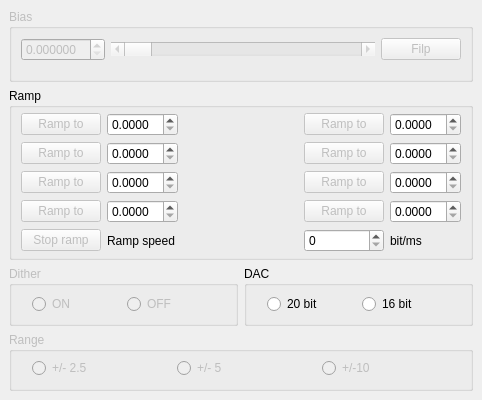
  <widget class="QDockWidget" name="Bias">
   <property name="enabled">
    <bool>true</bool>
   </property>
   <property name="sizePolicy">
    <sizepolicy hsizetype="Minimum" vsizetype="Ignored">
     <horstretch>0</horstretch>
     <verstretch>0</verstretch>
    </sizepolicy>
   </property>
   <property name="minimumSize">
    <size>
     <width>356</width>
     <height>400</height>
    </size>
   </property>
   <property name="contextMenuPolicy">
    <enum>Qt::ActionsContextMenu</enum>
   </property>
   <property name="acceptDrops">
    <bool>true</bool>
   </property>
   <property name="floating">
    <bool>true</bool>
   </property>
   <property name="features">
    <set>QDockWidget::AllDockWidgetFeatures</set>
   </property>
   <property name="windowTitle">
    <string>Bias</string>
   </property>
   <attribute name="dockWidgetArea">
    <number>1</number>
   </attribute>
   <widget class="QWidget" name="dockWidgetContents">
    <layout class="QGridLayout" name="gridLayout_8">
     <item row="2" column="0">
      <widget class="QGroupBox" name="groupBox_Ramp_Bias">
       <property name="enabled">
        <bool>true</bool>
       </property>
       <property name="title">
        <string>Ramp</string>
       </property>
       <layout class="QGridLayout" name="gridLayout">
        <property name="topMargin">
         <number>5</number>
        </property>
        <property name="bottomMargin">
         <number>5</number>
        </property>
        <item row="3" column="5">
         <widget class="QPushButton" name="pushButton_Rampto7_BiasRamp">
          <property name="enabled">
           <bool>false</bool>
          </property>
          <property name="text">
           <string>Ramp to</string>
          </property>
         </widget>
        </item>
        <item row="4" column="1">
         <widget class="QDoubleSpinBox" name="spinBox_Input4_BiasRamp">
          <property name="enabled">
           <bool>true</bool>
          </property>
          <property name="decimals">
           <number>4</number>
          </property>
         </widget>
        </item>
        <item row="0" column="0">
         <spacer name="horizontalSpacer">
          <property name="orientation">
           <enum>Qt::Horizontal</enum>
          </property>
          <property name="sizeHint" stdset="0">
           <size>
            <width>40</width>
            <height>0</height>
           </size>
          </property>
         </spacer>
        </item>
        <item row="4" column="0">
         <widget class="QPushButton" name="pushButton_Rampto4_BiasRamp">
          <property name="enabled">
           <bool>false</bool>
          </property>
          <property name="text">
           <string>Ramp to</string>
          </property>
         </widget>
        </item>
        <item row="3" column="6">
         <widget class="QDoubleSpinBox" name="spinBox_Input7_BiasRamp">
          <property name="decimals">
           <number>4</number>
          </property>
         </widget>
        </item>
        <item row="2" column="0">
         <widget class="QPushButton" name="pushButton_Rampto2_BiasRamp">
          <property name="enabled">
           <bool>false</bool>
          </property>
          <property name="text">
           <string>Ramp to</string>
          </property>
         </widget>
        </item>
        <item row="3" column="1">
         <widget class="QDoubleSpinBox" name="spinBox_Input3_BiasRamp">
          <property name="enabled">
           <bool>true</bool>
          </property>
          <property name="decimals">
           <number>4</number>
          </property>
         </widget>
        </item>
        <item row="0" column="1">
         <spacer name="horizontalSpacer_13">
          <property name="orientation">
           <enum>Qt::Horizontal</enum>
          </property>
          <property name="sizeHint" stdset="0">
           <size>
            <width>40</width>
            <height>0</height>
           </size>
          </property>
         </spacer>
        </item>
        <item row="0" column="2">
         <spacer name="horizontalSpacer_39">
          <property name="orientation">
           <enum>Qt::Horizontal</enum>
          </property>
          <property name="sizeHint" stdset="0">
           <size>
            <width>40</width>
            <height>0</height>
           </size>
          </property>
         </spacer>
        </item>
        <item row="1" column="0">
         <widget class="QPushButton" name="pushButton_Rampto1_BiasRamp">
          <property name="enabled">
           <bool>false</bool>
          </property>
          <property name="text">
           <string>Ramp to</string>
          </property>
         </widget>
        </item>
        <item row="4" column="5">
         <widget class="QPushButton" name="pushButton_Rampto8_BiasRamp">
          <property name="enabled">
           <bool>false</bool>
          </property>
          <property name="text">
           <string>Ramp to</string>
          </property>
         </widget>
        </item>
        <item row="0" column="6">
         <spacer name="horizontalSpacer_38">
          <property name="orientation">
           <enum>Qt::Horizontal</enum>
          </property>
          <property name="sizeHint" stdset="0">
           <size>
            <width>40</width>
            <height>0</height>
           </size>
          </property>
         </spacer>
        </item>
        <item row="5" column="6">
         <widget class="QLabel" name="label_24">
          <property name="text">
           <string>bit/ms</string>
          </property>
         </widget>
        </item>
        <item row="4" column="6">
         <widget class="QDoubleSpinBox" name="spinBox_Input8_BiasRamp">
          <property name="decimals">
           <number>4</number>
          </property>
         </widget>
        </item>
        <item row="5" column="5">
         <widget class="QSpinBox" name="spinBox_SpeedInput_BiasRamp"/>
        </item>
        <item row="2" column="5">
         <widget class="QPushButton" name="pushButton_Rampto6_BiasRamp">
          <property name="enabled">
           <bool>false</bool>
          </property>
          <property name="text">
           <string>Ramp to</string>
          </property>
         </widget>
        </item>
        <item row="2" column="1">
         <widget class="QDoubleSpinBox" name="spinBox_Input2_BiasRamp">
          <property name="enabled">
           <bool>true</bool>
          </property>
          <property name="decimals">
           <number>4</number>
          </property>
         </widget>
        </item>
        <item row="5" column="0">
         <widget class="QPushButton" name="pushButton_StopRamp_BiasRamp">
          <property name="enabled">
           <bool>false</bool>
          </property>
          <property name="text">
           <string>Stop ramp</string>
          </property>
         </widget>
        </item>
        <item row="1" column="6">
         <widget class="QDoubleSpinBox" name="spinBox_Input5_BiasRamp">
          <property name="decimals">
           <number>4</number>
          </property>
         </widget>
        </item>
        <item row="0" column="3">
         <spacer name="horizontalSpacer_40">
          <property name="orientation">
           <enum>Qt::Horizontal</enum>
          </property>
          <property name="sizeHint" stdset="0">
           <size>
            <width>40</width>
            <height>0</height>
           </size>
          </property>
         </spacer>
        </item>
        <item row="2" column="6">
         <widget class="QDoubleSpinBox" name="spinBox_Input6_BiasRamp">
          <property name="decimals">
           <number>4</number>
          </property>
         </widget>
        </item>
        <item row="1" column="1">
         <widget class="QDoubleSpinBox" name="spinBox_Input1_BiasRamp">
          <property name="enabled">
           <bool>true</bool>
          </property>
          <property name="decimals">
           <number>4</number>
          </property>
         </widget>
        </item>
        <item row="1" column="5">
         <widget class="QPushButton" name="pushButton_Rampto5_BiasRamp">
          <property name="enabled">
           <bool>false</bool>
          </property>
          <property name="text">
           <string>Ramp to</string>
          </property>
         </widget>
        </item>
        <item row="3" column="0">
         <widget class="QPushButton" name="pushButton_Rampto3_BiasRamp">
          <property name="enabled">
           <bool>false</bool>
          </property>
          <property name="text">
           <string>Ramp to</string>
          </property>
         </widget>
        </item>
        <item row="0" column="5">
         <spacer name="horizontalSpacer_37">
          <property name="orientation">
           <enum>Qt::Horizontal</enum>
          </property>
          <property name="sizeHint" stdset="0">
           <size>
            <width>40</width>
            <height>0</height>
           </size>
          </property>
         </spacer>
        </item>
        <item row="0" column="4">
         <spacer name="horizontalSpacer_41">
          <property name="orientation">
           <enum>Qt::Horizontal</enum>
          </property>
          <property name="sizeHint" stdset="0">
           <size>
            <width>40</width>
            <height>0</height>
           </size>
          </property>
         </spacer>
        </item>
        <item row="5" column="1">
         <widget class="QLabel" name="label_12">
          <property name="text">
           <string>Ramp speed</string>
          </property>
         </widget>
        </item>
       </layout>
      </widget>
     </item>
     <item row="3" column="0">
      <widget class="QWidget" name="widget_2" native="true">
       <layout class="QHBoxLayout" name="horizontalLayout">
        <property name="leftMargin">
         <number>0</number>
        </property>
        <property name="topMargin">
         <number>0</number>
        </property>
        <property name="rightMargin">
         <number>0</number>
        </property>
        <property name="bottomMargin">
         <number>0</number>
        </property>
        <item>
         <widget class="QGroupBox" name="groupBox_Dither_Bias">
          <property name="enabled">
           <bool>false</bool>
          </property>
          <property name="title">
           <string>Dither</string>
          </property>
          <layout class="QGridLayout" name="gridLayout_12">
           <property name="leftMargin">
            <number>20</number>
           </property>
           <property name="topMargin">
            <number>5</number>
           </property>
           <property name="rightMargin">
            <number>20</number>
           </property>
           <property name="bottomMargin">
            <number>5</number>
           </property>
           <property name="verticalSpacing">
            <number>6</number>
           </property>
           <item row="0" column="0">
            <widget class="QRadioButton" name="radioButton_ON_BiasDither">
             <property name="text">
              <string>ON</string>
             </property>
            </widget>
           </item>
           <item row="0" column="1">
            <widget class="QRadioButton" name="radioButton_OFF_BiasDither">
             <property name="text">
              <string>OFF</string>
             </property>
            </widget>
           </item>
          </layout>
         </widget>
        </item>
        <item>
         <widget class="QGroupBox" name="groupBox_DAC_Bias">
          <property name="title">
           <string>DAC</string>
          </property>
          <layout class="QGridLayout" name="gridLayout_19">
           <property name="leftMargin">
            <number>20</number>
           </property>
           <property name="topMargin">
            <number>5</number>
           </property>
           <property name="rightMargin">
            <number>20</number>
           </property>
           <property name="bottomMargin">
            <number>5</number>
           </property>
           <item row="0" column="0">
            <widget class="QRadioButton" name="radioButton_20bit_DAC">
             <property name="text">
              <string>20 bit</string>
             </property>
            </widget>
           </item>
           <item row="0" column="1">
            <widget class="QRadioButton" name="radioButton_16bit_DAC">
             <property name="text">
              <string>16 bit</string>
             </property>
            </widget>
           </item>
          </layout>
         </widget>
        </item>
       </layout>
      </widget>
     </item>
     <item row="0" column="0">
      <widget class="QGroupBox" name="groupBox_Bias_Bias">
       <property name="enabled">
        <bool>false</bool>
       </property>
       <property name="sizePolicy">
        <sizepolicy hsizetype="Preferred" vsizetype="Preferred">
         <horstretch>0</horstretch>
         <verstretch>0</verstretch>
        </sizepolicy>
       </property>
       <property name="title">
        <string>Bias</string>
       </property>
       <layout class="QGridLayout" name="gridLayout_7">
        <item row="0" column="1">
         <widget class="QScrollBar" name="scrollBar_Input_Bias">
          <property name="orientation">
           <enum>Qt::Horizontal</enum>
          </property>
         </widget>
        </item>
        <item row="1" column="1">
         <spacer name="horizontalSpacer_12">
          <property name="orientation">
           <enum>Qt::Horizontal</enum>
          </property>
          <property name="sizeHint" stdset="0">
           <size>
            <width>40</width>
            <height>9</height>
           </size>
          </property>
         </spacer>
        </item>
        <item row="0" column="0">
         <widget class="QDoubleSpinBox" name="spinBox_Input_Bias">
          <property name="enabled">
           <bool>false</bool>
          </property>
          <property name="decimals">
           <number>6</number>
          </property>
         </widget>
        </item>
        <item row="0" column="2">
         <widget class="QPushButton" name="pushButton_Filp_Bias">
          <property name="sizePolicy">
           <sizepolicy hsizetype="Minimum" vsizetype="Fixed">
            <horstretch>0</horstretch>
            <verstretch>0</verstretch>
           </sizepolicy>
          </property>
          <property name="minimumSize">
           <size>
            <width>50</width>
            <height>0</height>
           </size>
          </property>
          <property name="text">
           <string>Filp</string>
          </property>
         </widget>
        </item>
       </layout>
      </widget>
     </item>
     <item row="10" column="0">
      <widget class="QGroupBox" name="groupBox_Range_Bias">
       <property name="enabled">
        <bool>false</bool>
       </property>
       <property name="title">
        <string>Range</string>
       </property>
       <property name="flat">
        <bool>false</bool>
       </property>
       <property name="checkable">
        <bool>false</bool>
       </property>
       <property name="checked">
        <bool>false</bool>
       </property>
       <layout class="QGridLayout" name="gridLayout_20">
        <property name="leftMargin">
         <number>20</number>
        </property>
        <property name="topMargin">
         <number>5</number>
        </property>
        <property name="rightMargin">
         <number>9</number>
        </property>
        <property name="bottomMargin">
         <number>9</number>
        </property>
        <item row="0" column="0">
         <widget class="QRadioButton" name="radioButton_25_Range">
          <property name="text">
           <string>+/- 2.5</string>
          </property>
         </widget>
        </item>
        <item row="0" column="1">
         <widget class="QRadioButton" name="radioButton_5_Range">
          <property name="text">
           <string>+/- 5</string>
          </property>
         </widget>
        </item>
        <item row="0" column="2">
         <widget class="QRadioButton" name="radioButton_10_Range">
          <property name="text">
           <string>+/-10</string>
          </property>
         </widget>
        </item>
       </layout>
      </widget>
     </item>
    </layout>
   </widget>
  </widget>
